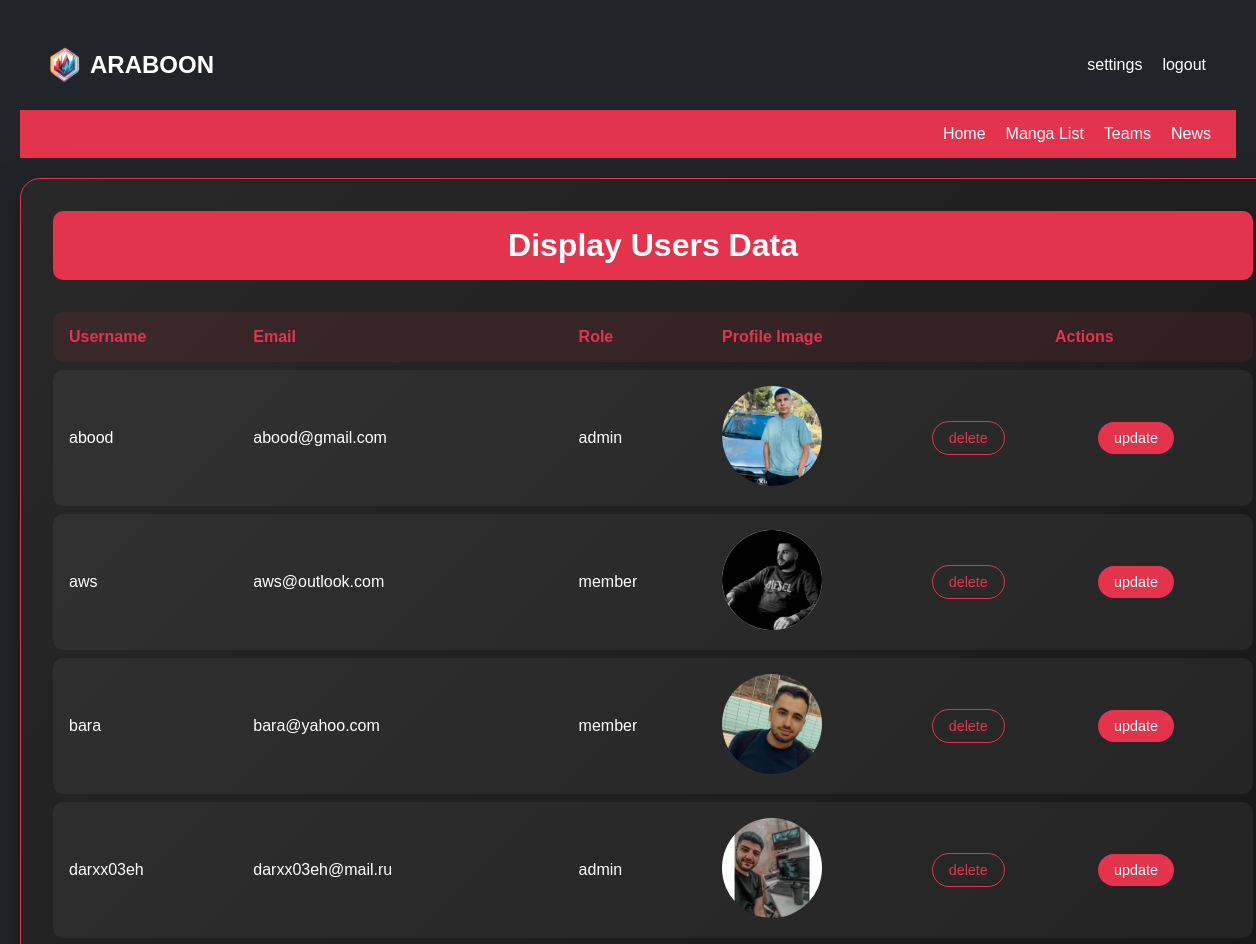
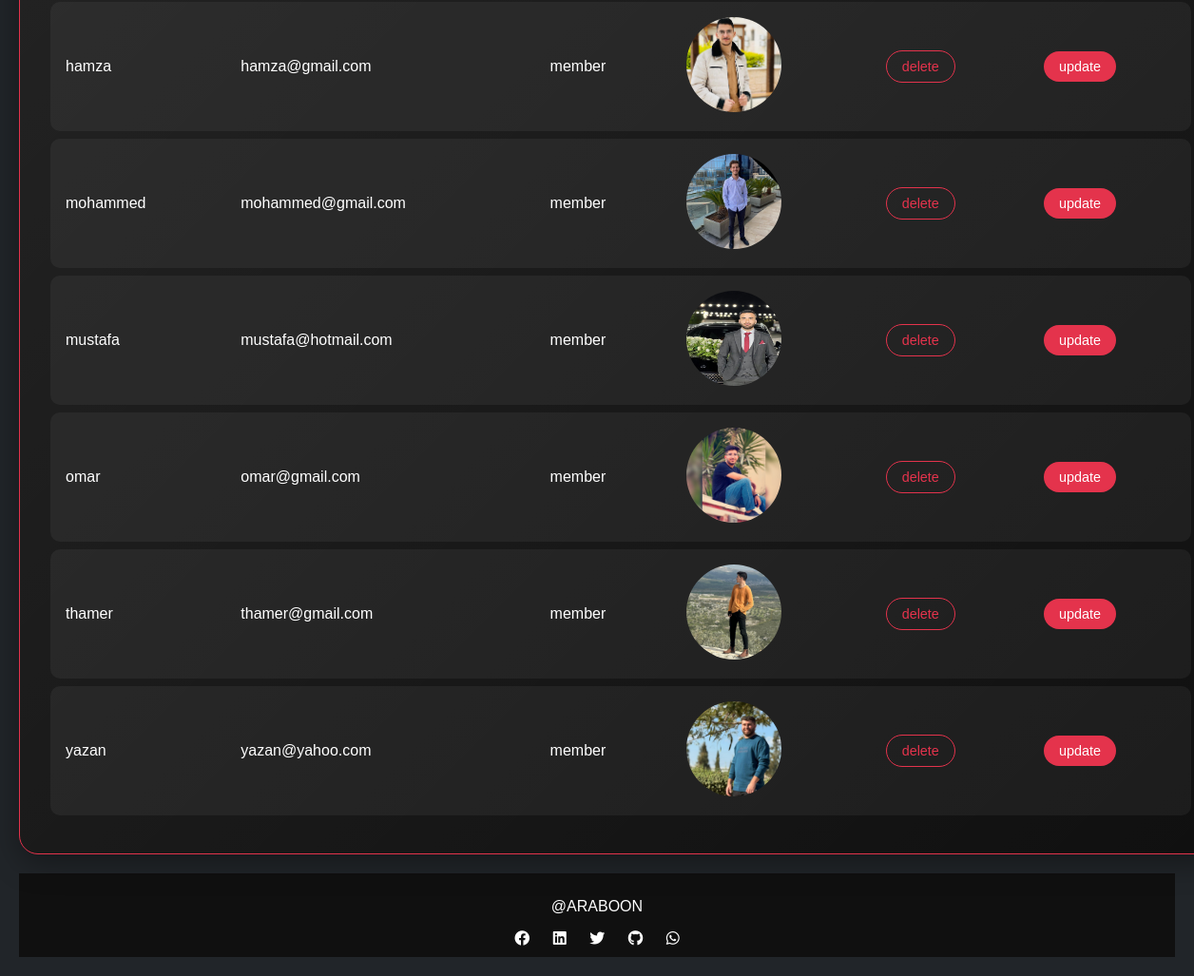
The app's page /ARABOON/pages/viewUsers.php (signed in) with its own data (2 pictures, top to bottom).
### tables this page shows
CREATE TABLE `users` (
  `username` varchar(50) NOT NULL,
  `email` varchar(100) NOT NULL,
  `password` varchar(255) NOT NULL,
  `image` varchar(255) DEFAULT NULL,
  `role` enum('admin','member') DEFAULT 'member'
);

### ARABOON/pages/viewUsers.php (the view, shortened to what this page needs)
<!DOCTYPE html>
<html lang="en">
<head>
    <link rel="stylesheet" href="https://cdnjs.cloudflare.com/ajax/libs/font-awesome/6.0.0-beta3/css/all.min.css">
    <link rel="stylesheet" href="../assets/css/style.css">
    <link rel="stylesheet" href="../assets/css/table.css">
</head>
<body>
    <header class="header">
        <div class="header1">
            <div class="logo">
                <div style="width:50px;height:50px"><img style="width:100%;height:100%" src="../assets/icons/ARABOON.png" alt="img not found"></div>
                <h1>ARABOON</h1>
            </div>
            <div class="LSU">
                <ul>
                    <li><a href="settings.php">settings</a></li>
                    <li><a href="../actions/logout.php">logout</a></li>
                </ul>
            </div>
        </div>
        <nav>
            <ul>
                <li><a href="adminDashboard.php">Home</a></li>
                <li><a href="#">Manga List</a></li>
                <li><a href="#">Teams</a></li>
                <li><a href="#">News</a></li>
            </ul>
        </nav>
    </header>
    <div style="margin: 20px auto;animation: fadeIn 0.5s ease-in;" class="container glass">
        <h2>Display Users Data</h2>
        <div class="table-container">
            <table>
                <thead>
                    <tr>
                        <th>Username</th>
                        <th>Email</th>
                        <th>Role</th>
                        <th>Profile Image</th>
                        <th colspan="2" style="text-align: center;">Actions</th>
                    </tr>
                </thead>
                <tbody>
                <?php
                $config = json_decode(file_get_contents('../actions/config.json') , true);
                $servername = $config['servername'];
                $username = $config['username'];
                $password = $config['password'];
                $dbname = $config['dbname'];
                try {
                    $conn = new PDO("mysql:host=$servername;dbname=$dbname", $username, $password);
                    $conn->setAttribute(PDO::ATTR_ERRMODE, PDO::ERRMODE_EXCEPTION);
                    $sqlQurey = "SELECT * FROM Users";
                    $stmt = $conn->prepare($sqlQurey);
                    $stmt->execute();
                    $users = $stmt->fetchAll(PDO::FETCH_ASSOC);
                    if (!empty($users)) {
                        foreach ($users as $user) {
                            echo "<tr>";
                            echo "<td>" . htmlspecialchars($user['username']) . "</td>";
                            echo "<td>" . htmlspecialchars($user['email']) . "</td>";
                            echo "<td>" . htmlspecialchars($user['role']) . "</td>";
                            echo "<td><img src='../assets/img/". htmlspecialchars($user['image']) . "' alt='notfound' style='width:100px;height:100px;border-radius:50%'></td>";
                            echo "<td><a class='btn btn-delete' href='../actions/deleteUser.php?username=" . urlencode($user['username']) . "' onclick='return confirm(\"Are you sure you want to delete this user?؟\")'>delete</a></td>";
                            echo "<td><a class='btn btn-update' href='updateUser.php?userID=" . urlencode($user['username']) .
                                                                                    "&username=" . urlencode($user['username']) .
                                                                                    "&email=" . urlencode($user['email']) .
                                                                                    "&password=" . urlencode($user['password']) .
                                                                                    "&role=" . urlencode($user['role']) .
                                                                                    "&image=" . urlencode($user['image']) .
                                                                                    "'>update</a></td>";
                            echo "</tr>";
                        }
                    } else {
                        echo "<tr><td colspan='3'>No data</td></tr>";
                    }
                }catch(PDOException $exp) {
                    echo "<tr><td colspan='3'>error: " . $exp->getMessage() . "</td></tr>";
                }
            ?>
                </tbody>
            </table>
        </div>
    </div>
    <footer>
        <p>@ARABOON</p>
        <div class="icon-footer">
            <a href="#"><i class="fab fa-facebook"></i></a>
            <a href="#"><i class="fab fa-linkedin"></i></a>
            <a href="#"><i class="fab fa-twitter"></i></a>
            <a href="#"><i class="fab fa-github"></i></a>
            <a href="#"><i class="fab fa-whatsapp"></i></a>
        </div>
    </footer>
</body>
</html>

### ARABOON/assets/css/style.css (style rules this page uses)
:root { --main-color1: #212529; --main-colorv2: #0ef; --main-colorv3: #E4334C; }
.glass { background: linear-gradient(135deg, rgba(255, 255, 255, 0.1), rgba(255, 255, 255, 0)); backdrop-filter: blur(10px); -webkit-backdrop-filter: blur(10px); border-radius: 20px; border: 2px solid var(--main-colorv3); box-shadow: 0 8px 32px 0 rgba(0,0,0, 0.37); }
body { font-family: Arial, sans-serif; margin: 0; padding: 0; box-sizing: border-box; background-color: var(--main-color1); color: #fff; }
.header1 { padding: 20px; display: flex; align-items: center; justify-content: space-between; }
.header1 h1 { margin: 0; font-size: 24px; }
.header1 .logo { display: flex; align-items: center; }
nav { background-color: var(--main-colorv3); padding: 15px; display: flex; justify-content: end; }
.header1 .LSU ul, nav ul { list-style: none; display: flex; padding: 0; margin: 0; }
.header1 .LSU ul li, nav ul li { margin: 0 10px; }
.header1 .LSU ul li a, nav ul li a { color: #fff; text-decoration: none; }
.container { background-color: #101010; }
footer { background-color: var(--main-color1); color: #fff; text-align: center; padding: 10px 0; background-color: #101010; }
.icon-footer a { margin: 0 10px; color: #fff; text-decoration: none; }

### ARABOON/assets/css/table.css (style rules this page uses)
:root { --primary-color: #E4334C; --bg-dark: #101010; --text-light: #ffffff; }
body { margin: 0; padding: 20px; min-height: 100vh; background-color: #212529; font-family: Arial, sans-serif; color: var(--text-light); }
.glass { background: linear-gradient(135deg, rgba(255, 255, 255, 0.1), rgba(255, 255, 255, 0)); backdrop-filter: blur(10px); -webkit-backdrop-filter: blur(10px); border-radius: 20px; border: 1px solid rgba(255, 255, 255, 0.18); box-shadow: 0 8px 32px 0 rgba(0,0,0,0.37); }
.container { width: 100%; max-width: 1200px; margin: 0 auto; padding: 2rem; background-color: var(--bg-dark); border: 1px solid var(--primary-color); }
h2 { color: var(--text-light); text-align: center; font-size: 2rem; margin: 0 0 2rem 0; padding: 1rem; background-color: var(--primary-color); border-radius: 10px; }
.table-container { overflow-x: auto; }
table { width: 100%; border-collapse: separate; border-spacing: 0 8px; margin-top: -8px; }
th { text-align: left; padding: 1rem; background-color: rgba(228, 51, 76, 0.1); color: var(--primary-color); font-weight: bold; text-transform: capitalize; }
th:first-child { border-radius: 10px 0 0 10px; }
th:last-child { border-radius: 0 10px 10px 0; }
td { padding: 1rem; background-color: rgba(255, 255, 255, 0.05); }
td:first-child { border-radius: 10px 0 0 10px; }
td:last-child { border-radius: 0 10px 10px 0; }
.btn { padding: 0.5rem 1rem; border-radius: 20px; text-decoration: none; font-size: 0.9rem; transition: all 0.3s ease; }
.btn-update { background-color: var(--primary-color); color: var(--text-light); }
.btn-delete { background-color: transparent; color: var(--primary-color); border: 1px solid var(--primary-color); }

### records on screen
users: username "abood", email "abood@gmail.com", role "admin", image (picture)
users: username "aws", email "aws@outlook.com", role "member", image (picture)
users: username "bara", email "bara@yahoo.com", role "member", image (picture)
users: username "darxx03eh", email "darxx03eh@mail.ru", role "admin", image (picture)
users: username "hamza", email "hamza@gmail.com", role "member", image (picture)
users: username "mohammed", email "mohammed@gmail.com", role "member", image (picture)
users: username "mustafa", email "mustafa@hotmail.com", role "member", image (picture)
users: username "omar", email "omar@gmail.com", role "member", image (picture)
users: username "thamer", email "thamer@gmail.com", role "member", image (picture)
users: username "yazan", email "yazan@yahoo.com", role "member", image (picture)
